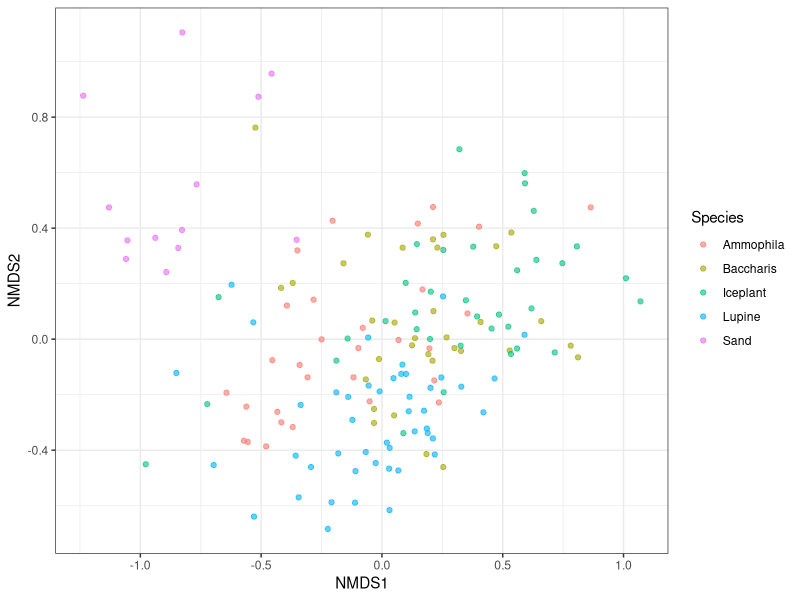
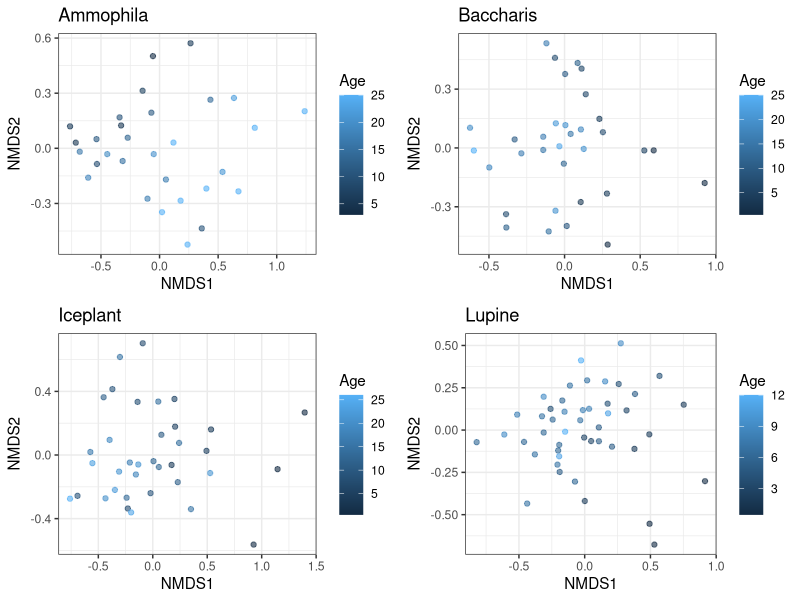
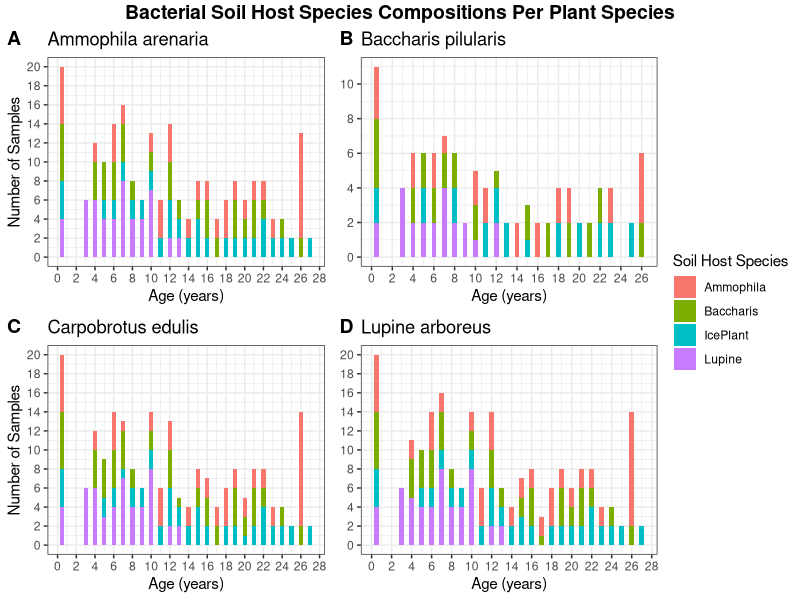
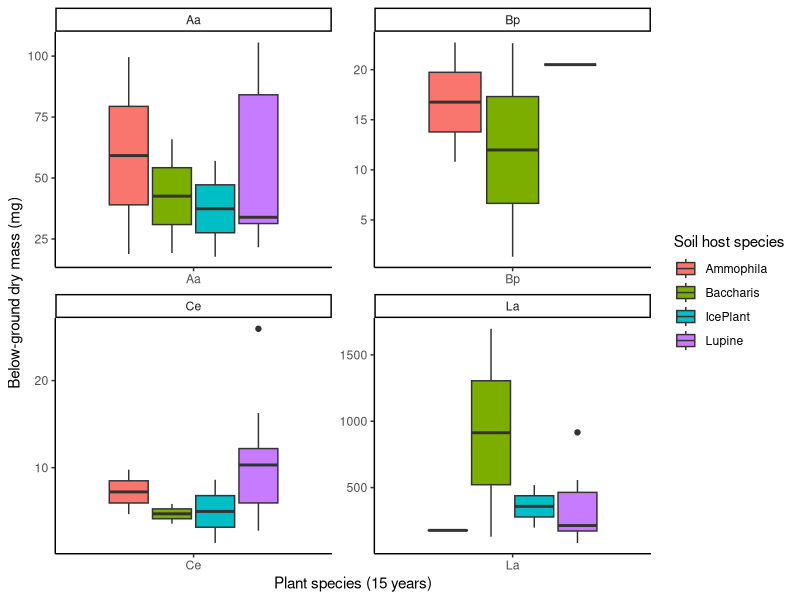
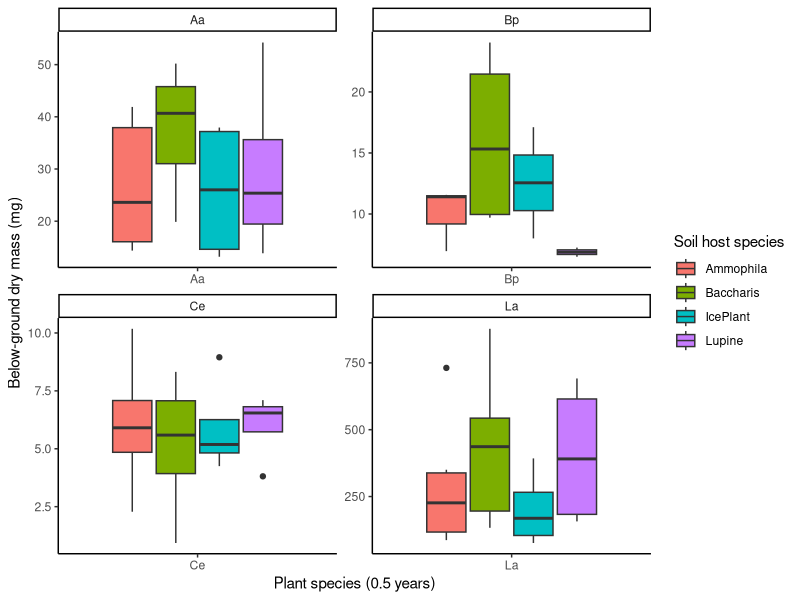
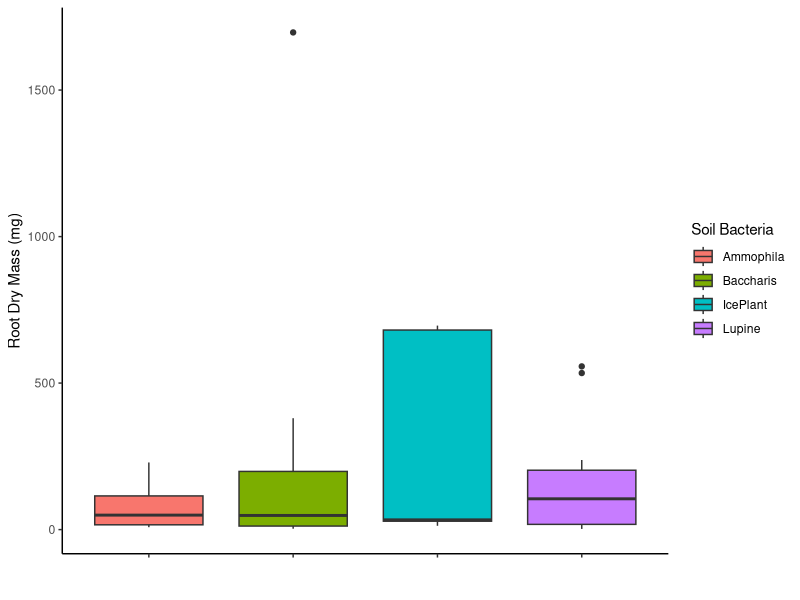
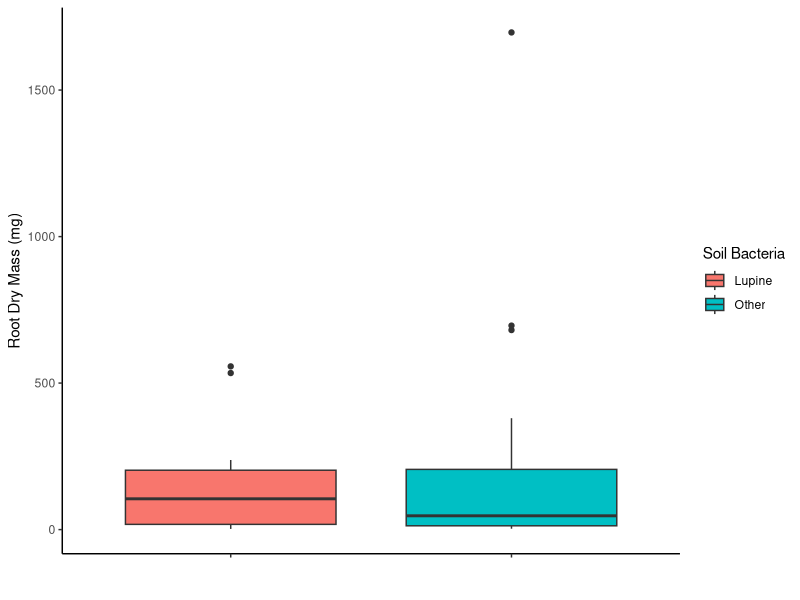

Write R code to recreate these figures, in order.
## ---- chunk 1
knitr::opts_chunk$set(echo = TRUE)
## ---- chunk 2
library(ggplot2)
library(ape)
library(vegan)
library(dplyr)
library(reshape2)
library(cowplot)
library(tidyverse)
library(ggpubr)
library(car)
## ---- chunk 3
MBData<-read.csv("./Data/BacteriaCommunityMatrix.csv")
SBData<-read.csv("./Data/BacteriaSampleData.csv")
GData<-read.csv("./Data/GreenhouseData.csv")
## ---- chunk 4
rownames(MBData) <-MBData[,1] 
MBData<- MBData[,-1 ]
Matrix<-t(MBData)
Matrix <- Matrix[!(rowSums(Matrix) == 0), !(colSums(Matrix) == 0)]
## ---- chunk 5
#Create the Bray_Curtis Dissimilarity metric
Dist<- vegdist(Matrix,method="bray",binary=F)
DistMat<-as.matrix(Dist)
PDat<-melt(DistMat)
## ---- chunk 6
set.seed(12138)
NMDSdat<-metaMDS(Dist,k=2  ,trymax = 200)
PDat<-data.frame(NMDS1=NMDSdat$points[,1],
                 NMDS2=NMDSdat$points[,2],
                 X=row.names(Matrix))
PDat<-merge(PDat,SBData,by="X",all.x=T,all.y=F)
qplot(x=NMDS1,y=NMDS2,colour=Species,alpha=I(0.6),data=PDat)+theme_bw()
## ---- chunk 7
MatrixA <- Matrix[grep("Ammophila", row.names(Matrix)), ]
MatrixB <- Matrix[grep("Baccharis", row.names(Matrix)), ]
MatrixI <- Matrix[grep("Iceplant", row.names(Matrix)), ]
MatrixL <- Matrix[grep("Lupine", row.names(Matrix)), ]
## ---- chunk 8
#Create the Bray_Curtis Dissimilarity metric for each plant species
DistA<- vegdist(MatrixA,method="bray",binary=F)
DistMatA<-as.matrix(DistA)
PDatA<-melt(DistMatA)

DistB<- vegdist(MatrixB,method="bray",binary=F)
DistMatB<-as.matrix(DistB)
PDatB<-melt(DistMatB)

DistI<- vegdist(MatrixI,method="bray",binary=F)
DistMatI<-as.matrix(DistI)
PDatI<-melt(DistMatI)

DistL<- vegdist(MatrixL,method="bray",binary=F)
DistMatL<-as.matrix(DistL)
PDatL<-melt(DistMatL)
## ---- chunk 9
#Non-Metric Multidimensional Scaling for Ammophila species.
set.seed(12138)
NMDSdatA<-metaMDS(DistA,k=2  ,trymax = 200)

PDatA<-data.frame(NMDS1=NMDSdatA$points[,1],
                 NMDS2=NMDSdatA$points[,2],
                 X=row.names(MatrixA))
PDatA<-merge(PDatA,SBData,by="X",all.x=T,all.y=F)
NMDSA<-qplot(x=NMDS1,y=NMDS2,colour=Age,alpha=I(0.6),data=PDatA) + theme_bw() + ggtitle("Ammophila")
## ---- chunk 10
#Non-Metric Multidimensional Scaling for Baccharis species.
set.seed(12138)
NMDSdatB<-metaMDS(DistB,k=2  ,trymax = 200)

PDatB<-data.frame(NMDS1=NMDSdatB$points[,1],
                 NMDS2=NMDSdatB$points[,2],
                 X=row.names(MatrixB))
PDatB<-merge(PDatB,SBData,by="X",all.x=T,all.y=F)
NMDSB<-qplot(x=NMDS1,y=NMDS2,colour=Age,alpha=I(0.6),data=PDatB)+theme_bw()+ ggtitle("Baccharis")
## ---- chunk 11
#Non-Metric Multidimensional Scaling for Iceplant species.
set.seed(12138)
NMDSdatI<-metaMDS(DistI,k=2  ,trymax = 200)

PDatI<-data.frame(NMDS1=NMDSdatI$points[,1],
                 NMDS2=NMDSdatI$points[,2],
                 X=row.names(MatrixI))
PDatI<-merge(PDatI,SBData,by="X",all.x=T,all.y=F)
NMDSI<-qplot(x=NMDS1,y=NMDS2,colour=Age,alpha=I(0.6),data=PDatI)+theme_bw() + ggtitle("Iceplant")
## ---- chunk 12
#Non-Metric Multidimensional Scaling for Lupine species.
set.seed(12138)
NMDSdatL<-metaMDS(DistL,k=2  ,trymax = 200)

PDatL<-data.frame(NMDS1=NMDSdatL$points[,1],
                 NMDS2=NMDSdatL$points[,2],
                 X=row.names(MatrixL))
PDatL<-merge(PDatL,SBData,by="X",all.x=T,all.y=F)
NMDSL<-qplot(x=NMDS1,y=NMDS2,colour=Age,alpha=I(0.6),data=PDatL)+
  theme_bw()+
  ggtitle("Lupine")
## ---- chunk 13
#Plotting  the NMDS result
plot_grid(NMDSA, NMDSB, NMDSI,NMDSL, ncol = 2)
## ---- chunk 14
MDSubset <- GData %>% select(c("PlantSpecies", "SoilHostSpecies", "Age")) # creates new dataset from MyData with only these 4 columns
## ---- chunk 15
AaSub <- MDSubset %>% filter(PlantSpecies == "Aa") # creates subset of MDSubset with only Aa plant data
BpSub <- MDSubset %>% filter(PlantSpecies == "Bp")
CeSub <- MDSubset %>% filter(PlantSpecies == "Ce")
LaSub <- MDSubset %>% filter(PlantSpecies == "La")
## ---- chunk 16
# Graph for Aa
AaPlot <- ggplot(data = AaSub, aes(x = Age, fill = SoilHostSpecies)) +
  geom_bar() +
  scale_x_continuous(breaks = seq(0, 28, by = 2)) + 
  scale_y_continuous(breaks = seq(0, 20, by = 2)) +
  ggtitle("Ammophila arenaria") +
  xlab("Age (years)") + ylab("Number of Samples") +
  guides(fill=guide_legend(title="Soil Host Species")) +
  theme_bw()

# Graph for Bp
BpPlot <- ggplot(data = BpSub, aes(x = Age, fill = SoilHostSpecies)) +
  geom_bar() +
  scale_x_continuous(breaks = seq(0, 28, by = 2)) +  
  scale_y_continuous(breaks = seq(0, 20, by = 2)) +
  ggtitle("Baccharis pilularis") +
  xlab("Age (years)") + ylab("Number of Samples") +
  guides(fill=guide_legend(title="Soil Host Species")) +
  theme_bw()

# Graph for Ce
CePlot <- ggplot(data = CeSub, aes(x = Age, fill = SoilHostSpecies)) +
  geom_bar() +
  scale_x_continuous(breaks = seq(0, 28, by = 2)) +  
  scale_y_continuous(breaks = seq(0, 20, by = 2)) +
  ggtitle("Carpobrotus edulis") +
  xlab("Age (years)") + ylab("Number of Samples") +
  guides(fill=guide_legend(title="Soil Host Species")) +
  theme_bw()

# Graph for La
LaPlot <- ggplot(data = LaSub, aes(x = Age, fill = SoilHostSpecies)) +
  geom_bar() +
  scale_x_continuous(breaks = seq(0, 28, by = 2)) +  
  scale_y_continuous(breaks = seq(0, 20, by = 2)) +
  ggtitle("Lupine arboreus") +
  xlab("Age (years)") + ylab("Number of Samples") +
  guides(fill=guide_legend(title="Soil Host Species")) +
  theme_bw()

# Arrange all these graphs together on one page
Plot <- ggarrange(AaPlot, BpPlot + rremove("ylab"), CePlot, LaPlot + rremove("ylab"), # helps identify which plots to use within the multiplot figure, and rremove("ylab") removes the y-axis label for 2 of the 4 graphs
          labels = c("A", "B", "C", "D"), # sets labels for every plot
          ncol = 2, nrow = 2, # sets the dimensions for the multiplot
          common.legend = TRUE, legend = "right") # sets a common plot and places it on the left of the page

annotate_figure(Plot,
                top = text_grob("Bacterial Soil Host Species Compositions Per Plant Species", color = "black", face = "bold", size = 14)) # creates a common title for the multiplot
## ---- chunk 17
#Subset the data to get only the columns of interest
root <- GData[c("PlantSpecies", "SoilHostSpecies", "BG_Dry_mg", "Age")]
 
#Age needs to be changed into a categorical variable
class(root$Age)
root$Age <- as.factor(root$Age)
class(root$Age)
## ---- chunk 18

#Subset data again to get only the ages of interest
 oldplants <- root[grep('10', root$Age),]
 youngplants <- root[grep('0.5', root$Age),]
## ---- chunk 19
oldplot <- ggplot(oldplants, aes(x=PlantSpecies, y=BG_Dry_mg, fill=SoilHostSpecies)) + 
    geom_boxplot() +
    facet_wrap(~PlantSpecies, scale="free") +
  labs(x= "Plant species (15 years)", y = "Below-ground dry mass (mg)", fill= "Soil host species") +
  theme_classic()
oldplot
## ---- chunk 20
youngplot <- ggplot(youngplants, aes(x=PlantSpecies, y=BG_Dry_mg, fill=SoilHostSpecies)) + 
    geom_boxplot() +
    facet_wrap(~PlantSpecies, scale="free") +
  labs(x= "Plant species (0.5 years)", y = "Below-ground dry mass (mg)", fill= "Soil host species") +
  theme_classic()
youngplot
## ---- chunk 21
#Checking data to meet assumptions

#Assumption 1: the covariate and treatment should be independent of each other.
root$Age <- as.numeric(root$Age)
rootmodel <- aov(Age ~ SoilHostSpecies, data = root)
summary(rootmodel)
## ---- chunk 22
#Assumption 2: There is homogeneity of variance.
leveneTest(BG_Dry_mg~SoilHostSpecies, data = root)
## ---- chunk 23
#Take age into consideration
ancova_model <- aov(BG_Dry_mg ~ SoilHostSpecies + PlantSpecies + Age, data = root)
Anova(ancova_model, type="III")
## ---- chunk 24
# Removing all but wanted data points
GNdata = GData %>%
  select(BG_Dry_mg, PlantSpecies, SoilHostSpecies, Age)
## ---- chunk 25
#create a new data set with only the plants that are this old
subdata = GNdata %>%
  subset(Age == 4:12)
head(subdata)
## ---- chunk 26
Plot1 = ggplot(subdata, aes(x = SoilHostSpecies, y = BG_Dry_mg, fill = SoilHostSpecies)) +
  geom_boxplot() +
  theme_classic() +
    scale_fill_discrete(name = "Soil Bacteria") +
    scale_x_discrete(name = "", labels = c("","","","")) +
    scale_y_continuous(name = "Root Dry Mass (mg)")
Plot1
## ---- chunk 27
new_subdata = subdata
  for (i in 1:length(subdata$PlantSpecies)) {
    if (subdata$SoilHostSpecies[i] != "Lupine"){
      new_subdata$SoilHostSpecies[i] = "Other"
    }
  }
## ---- chunk 28
Plot2 = ggplot(new_subdata, aes(x = SoilHostSpecies, y = BG_Dry_mg, fill = SoilHostSpecies)) +
  geom_boxplot() +
  theme_classic() +
    scale_fill_discrete(name = "Soil Bacteria") +
    scale_x_discrete(name = "", labels = c("","")) +
    scale_y_continuous(name = "Root Dry Mass (mg)")
Plot2
## ---- chunk 29
t.test(subset(new_subdata$BG_Dry_mg, new_subdata$SoilHostSpecies == "Other"),
       subset(new_subdata$BG_Dry_mg, new_subdata$SoilHostSpecies == "Lupine"),
              alternative = "two.sided", var.equal = FALSE)
